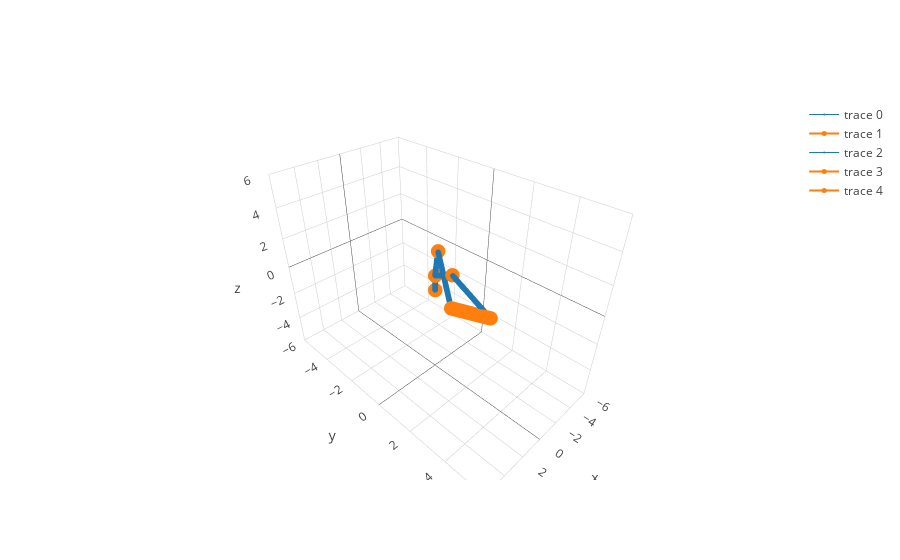

The notebook cell this image was saved under:
### Code cell
pt1 = [2, 2, 1]
pt2 = [2.29, 3.98, 2]
    
trajectorymat = trajectory.linetrac(robot1, pt1, pt2)

m = graphics.tracplot(robot1, trajectorymat,1)
m.show()

### Figure 1 — Plotly figure (JSON) as saved in the notebook; plotly's stock layout.template omitted (floating-point values rounded to 4 significant figures; data arrays with more than 128 entries replaced by an {"elided": "..."} marker saying what was removed)
{"data": [{"line": {"color": "#1f77b4", "width": 1}, "marker": {"size": 2}, "type": "scatter3d", "uid": "93b07d7a-44e2-45a1-90de-ad0b1c3ba5c7", "x": {"elided": "150 float values"}, "y": {"elided": "150 float values"}, "z": {"elided": "150 float values"}}, {"line": {"color": "#ff7f0e", "width": 2}, "marker": {"size": 5}, "type": "scatter3d", "uid": "56018019-4155-4a8f-9ac6-39f4bd3118e5", "x": [0, 0, 0.375, 2.0], "y": [0, 0, 0.375, 2], "z": [0, 1, 2.928, 1.0]}, {"line": {"color": "#1f77b4", "width": 1}, "marker": {"size": 2}, "type": "scatter3d", "uid": "368c35b1-4a58-4ab1-b2be-951eb8b05bb1", "x": {"elided": "150 float values"}, "y": {"elided": "150 float values"}, "z": {"elided": "150 float values"}}, {"line": {"color": "#ff7f0e", "width": 2}, "marker": {"size": 5}, "type": "scatter3d", "uid": "d1aa42bf-5e78-453d-b482-1043fc179259", "x": [0, 0, 0.7972, 2.29], "y": [0, 0, 1.386, 3.98], "z": [0, 1, 2.202, 2]}, {"line": {"color": "#ff7f0e", "width": 2}, "marker": {"size": 5}, "type": "scatter3d", "uid": "2470cd66-59ad-479d-b582-802dba03ea67", "x": [2.0, 2.006, 2.012, 2.018, 2.024, 2.03, 2.036, 2.041, 2.047, 2.053, 2.059, 2.065, 2.071, 2.077, 2.083, 2.089, 2.095, 2.101, 2.107, 2.112, 2.118, 2.124, 2.13, 2.136, 2.142, 2.148, 2.154, 2.16, 2.166, 2.172, 2.178, 2.183, 2.189, 2.195, 2.201, 2.207, 2.213, 2.219, 2.225, 2.231, 2.237, 2.243, 2.249, 2.254, 2.26, 2.266, 2.272, 2.278, 2.284, 2.29], "y": [2, 2.04, 2.081, 2.121, 2.162, 2.202, 2.242, 2.283, 2.323, 2.364, 2.404, 2.444, 2.485, 2.525, 2.566, 2.606, 2.647, 2.687, 2.727, 2.768, 2.808, 2.849, 2.889, 2.929, 2.97, 3.01, 3.051, 3.091, 3.131, 3.172, 3.212, 3.253, 3.293, 3.333, 3.374, 3.414, 3.455, 3.495, 3.536, 3.576, 3.616, 3.657, 3.697, 3.738, 3.778, 3.818, 3.859, 3.899, 3.94, 3.98], "z": [1.0, 1.02, 1.041, 1.061, 1.082, 1.102, 1.122, 1.143, 1.163, 1.184, 1.204, 1.224, 1.245, 1.265, 1.286, 1.306, 1.327, 1.347, 1.367, 1.388, 1.408, 1.429, 1.449, 1.469, 1.49, 1.51, 1.531, 1.551, 1.571, 1.592, 1.612, 1.633, 1.653, 1.673, 1.694, 1.714, 1.735, 1.755, 1.776, 1.796, 1.816, 1.837, 1.857, 1.878, 1.898, 1.918, 1.939, 1.959, 1.98, 2]}], "layout": {"scene": {"xaxis": {"range": [-6, 6]}, "yaxis": {"range": [-6, 6]}, "zaxis": {"range": [-6, 6]}}}}
